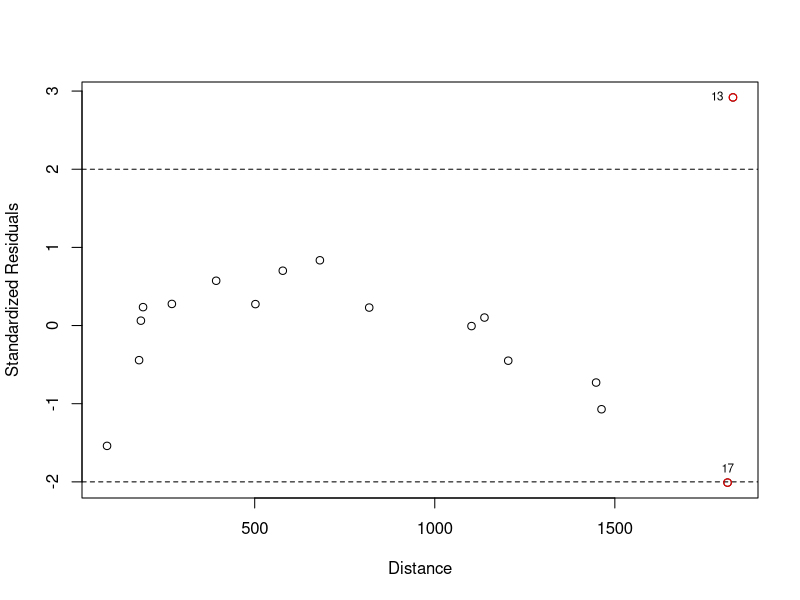
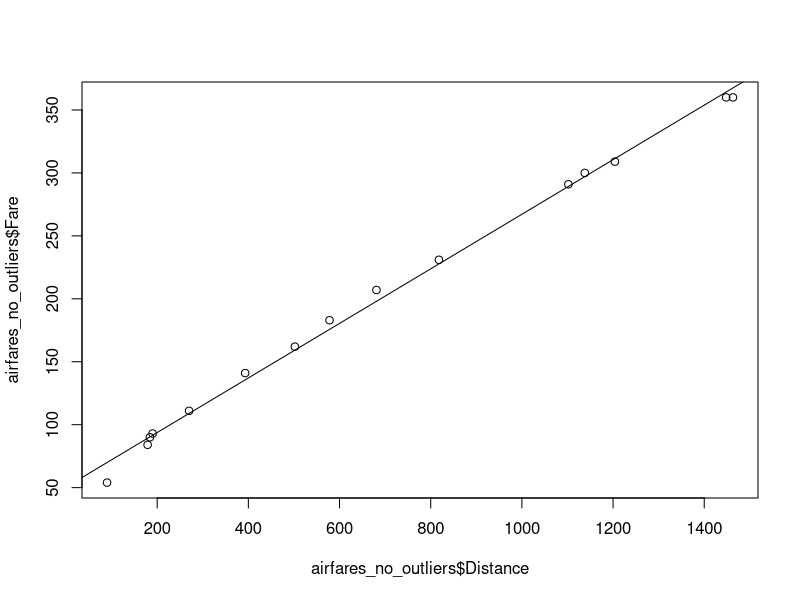
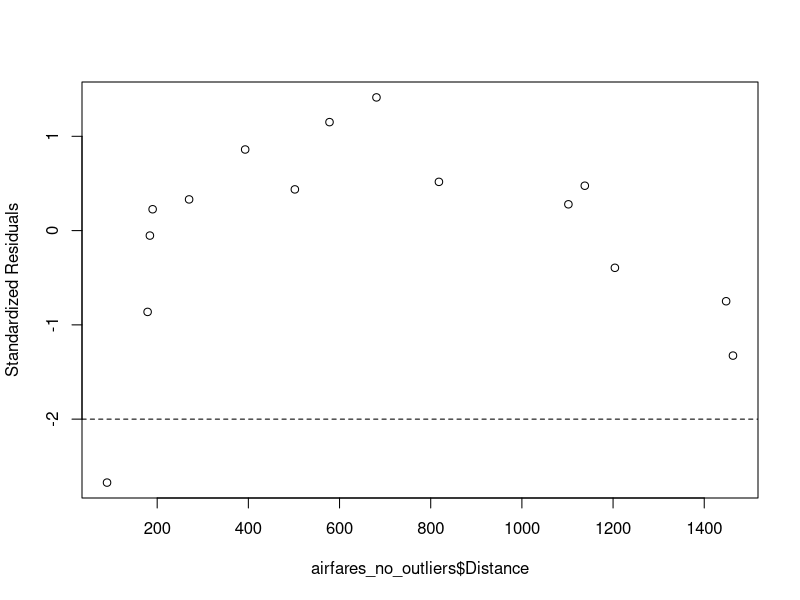
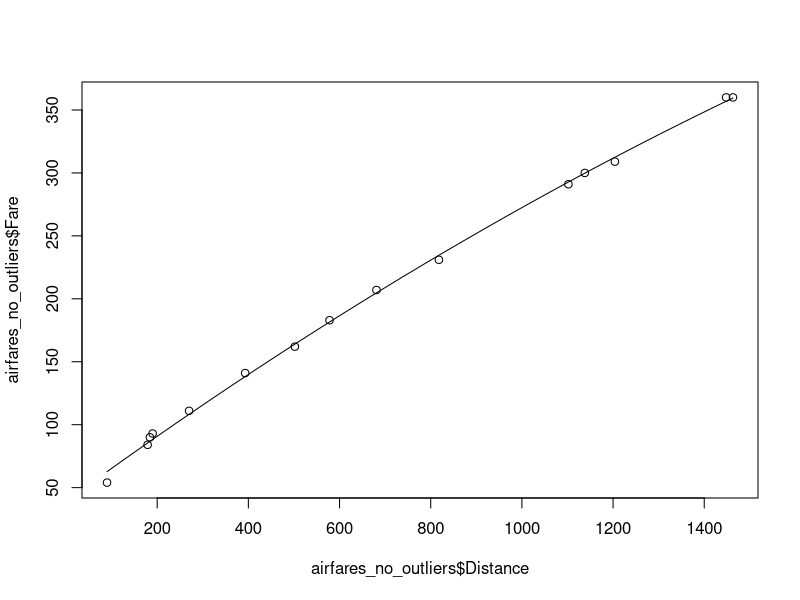
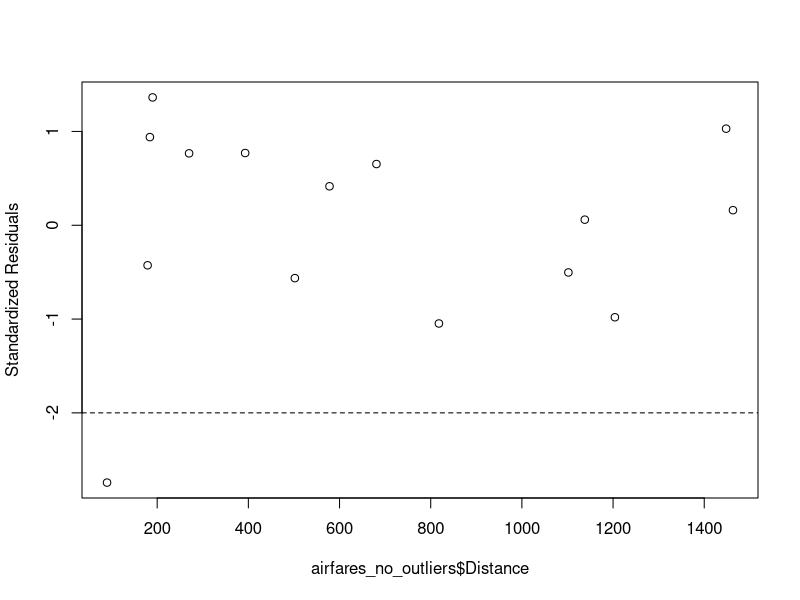
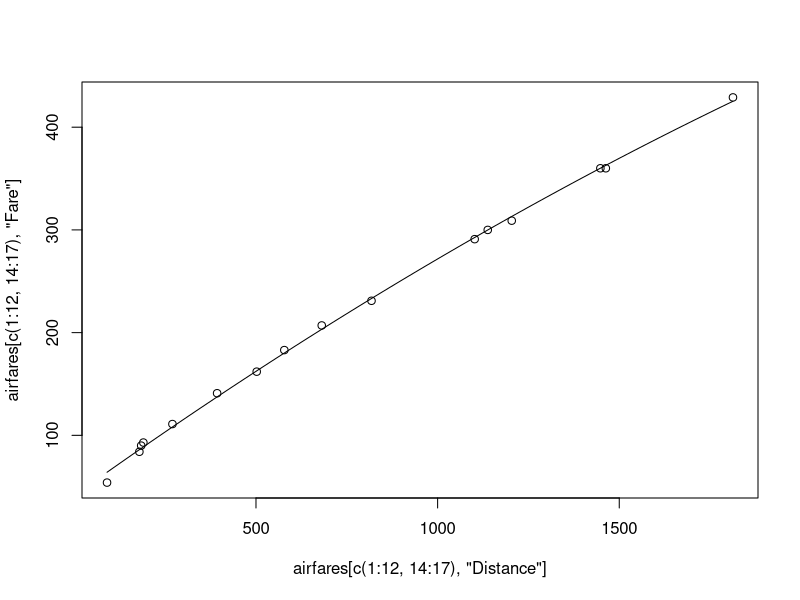
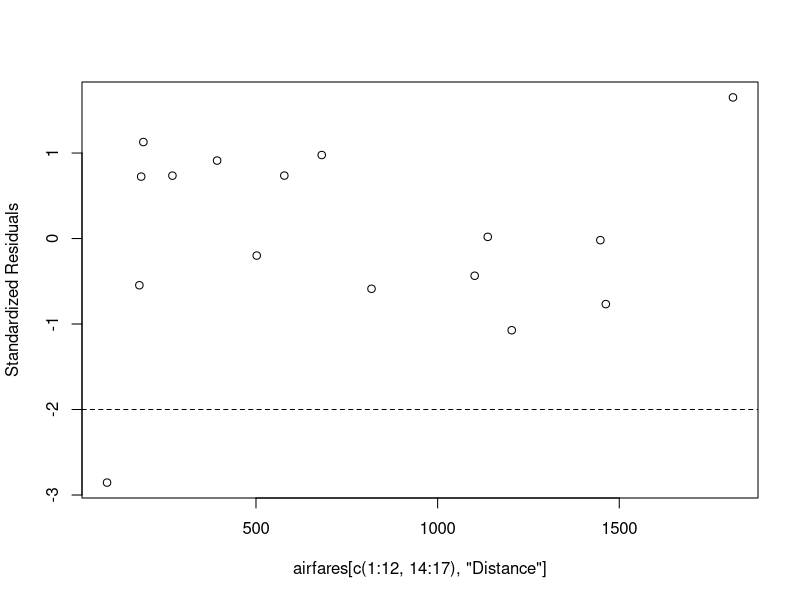

Here is the R script that generated these plots, in order:
## ---- chunk 1
airfares <- read.delim("airfares.txt",sep = "\t", header = TRUE)
attach(airfares)
airfare_slr <- lm(Fare ~ Distance)
## ---- chunk 2
leverage1 <- hatvalues(airfare_slr)
StanRes1 <- rstandard(airfare_slr)
residual1 <- airfares$residuals
plot(Distance,StanRes1, ylab="Standardized Residuals")
abline(h=2,lty=2)
abline(h=-2,lty=2)
points(x = c(Distance[13],Distance[17]),y = c(StanRes1[13],StanRes1[17])
       ,col = "red")
text(x = c(Distance[13],Distance[17]), y = c(StanRes1[13],StanRes1[17]), labels = c("13","17"), cex = .7, pos = c(2,3))
## ---- chunk 3
airfares_no_outliers <- airfares[c(1:12,14:16),]
## ---- chunk 4
airfares_no <- lm(Fare~Distance, data = airfares_no_outliers)
## ---- chunk 5
plot(airfares_no_outliers$Distance, airfares_no_outliers$Fare)
abline(lsfit(airfares_no_outliers$Distance, airfares_no_outliers$Fare))
## ---- chunk 6
leverage1 <- hatvalues(airfares_no)
StanRes1 <- rstandard(airfares_no)
plot(airfares_no_outliers$Distance,StanRes1, ylab="Standardized Residuals")
abline(h=2,lty=2)
abline(h=-2,lty=2)

## ---- chunk 7
airfares_no_outliers$Distance2 <- airfares_no_outliers$Distance^2
## ---- chunk 8
airfares_no_quad <- lm(Fare~Distance + Distance2, data = airfares_no_outliers)
## ---- chunk 9
plot(airfares_no_outliers$Distance, airfares_no_outliers$Fare)
curve(predict(airfares_no_quad, newdata = data.frame(Distance = x, Distance2=x^2)),add = T)
## ---- chunk 10
leverage1 <- hatvalues(airfares_no_quad)
StanRes1 <- rstandard(airfares_no_quad)
plot(airfares_no_outliers$Distance,StanRes1, ylab="Standardized Residuals")
abline(h=2,lty=2)
abline(h=-2,lty=2)
## ---- chunk 11
airfares$Distance2 <- airfares$Distance^2
## ---- chunk 12
test <- lm(Fare ~ Distance + Distance2, data = airfares[c(1:12,14:17),])
summary(test)
## ---- chunk 13
plot(x = airfares[c(1:12,14:17),"Distance"], y = airfares[c(1:12,14:17),"Fare"])
curve(predict(test, newdata = data.frame(Distance = x, Distance2 = x^2)),add= T)
## ---- chunk 14
leverage1 <- hatvalues(test)
StanRes1 <- rstandard(test)
plot(airfares[c(1:12,14:17),"Distance"],StanRes1, ylab="Standardized Residuals")
abline(h=2,lty=2)
abline(h=-2,lty=2)
